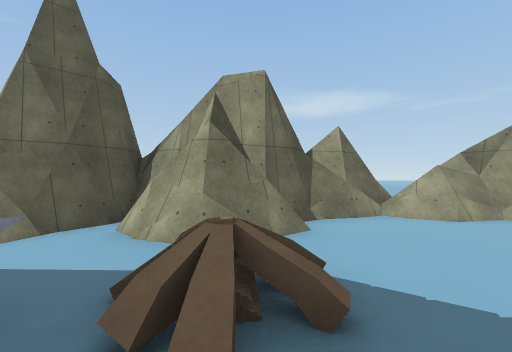
view 1 (above)

14 first-person views from a walk through a 3-D level made in the Unity game engine. The camera is 1.5 m above the floor, looks level and sees 90° across. The floor is counted in squares, 1.82 m on a side. Each view is taken from the middle of a square. On the plan, view 1 faces up. The plan holds only what a view shows up to about 10 squares ahead; the rest is blank. The place goes on beyond the plan. The player character is not drawn. Some surface patterns are stand-ins.

view 2
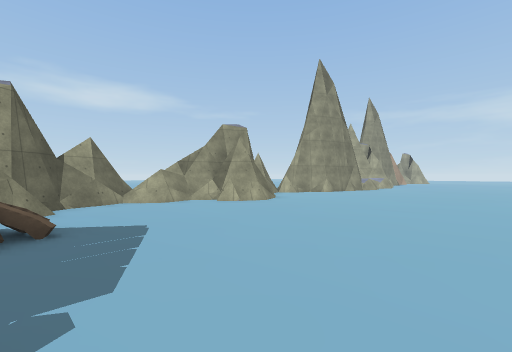

view 3
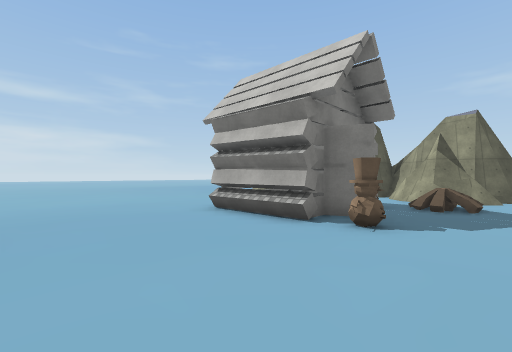

view 4
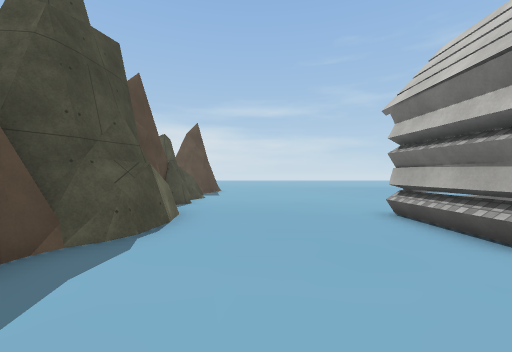

view 5
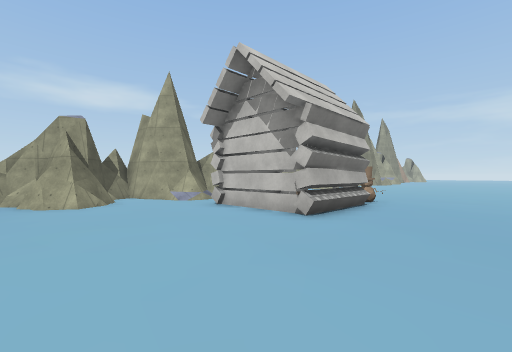

view 6
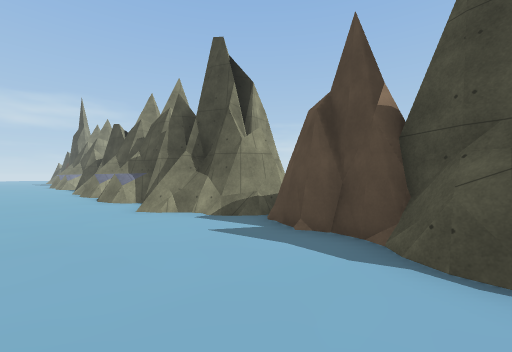

view 7
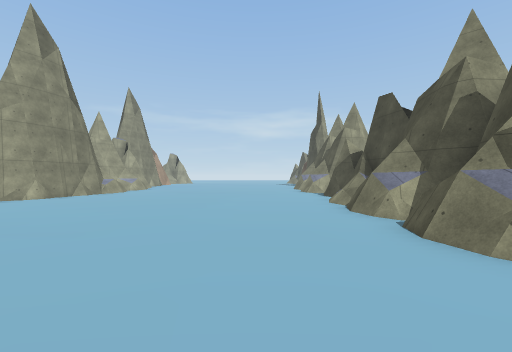

view 8
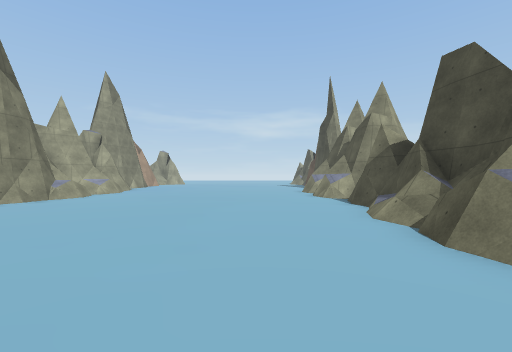

view 9
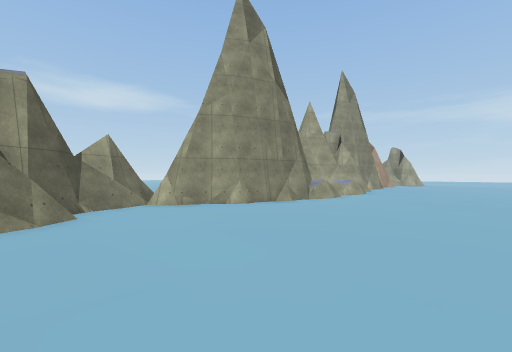

view 10
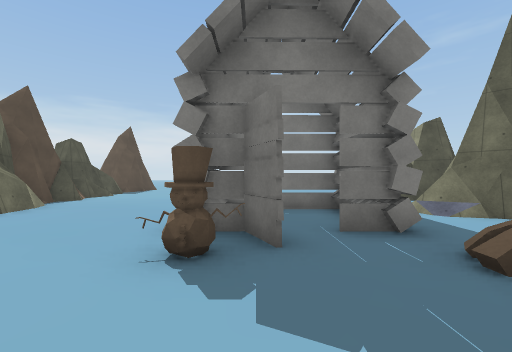

view 11
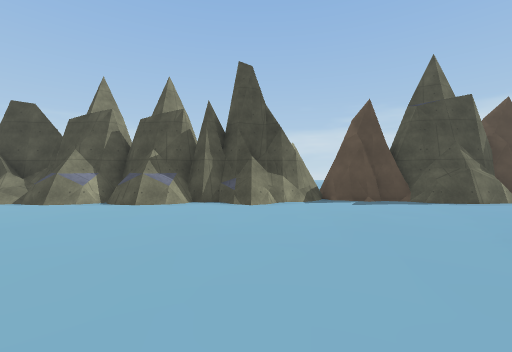

view 12
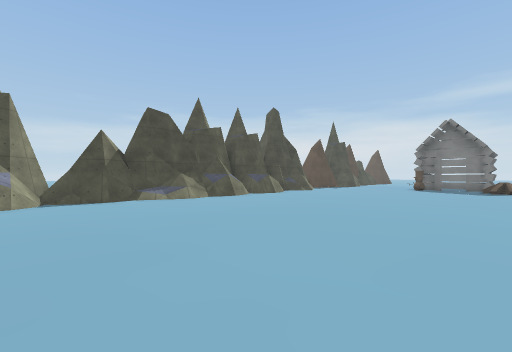

view 13
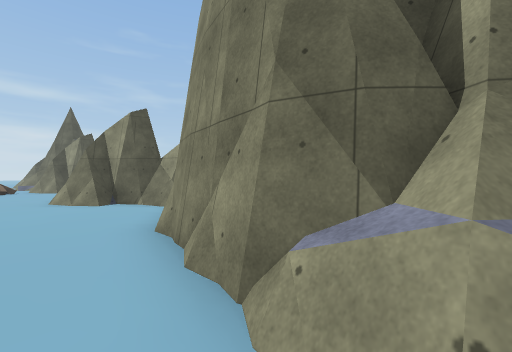

view 14
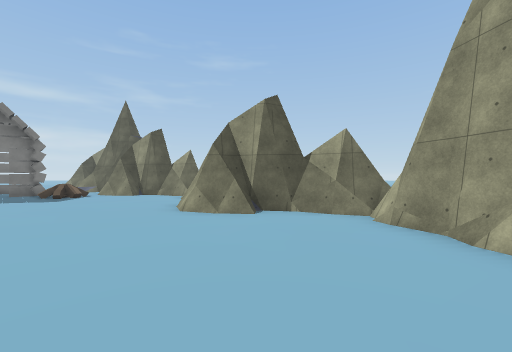

### Floor plan
Key: @ floor where view 1 was taken; # wall or solid block; . floor; / step, stairs or slope; = window, fence, low wall or low ledge; C cabin; O other object.
Columns run from 9 left of view 1 to 16 right of it. Each row starts with its distance up from view 1.
  6 ########   #=##   ###
  5 ############=######.##
  4 .##.######....=##=...#####
  3 .##..#=.//..............##
  2 ........./................
  1 .....CCC.O................
  0 .....C...@................
 -1 .....C.CC.................
 -2 .....CCCO.................
 -3 ..........................
 -4 ..........................
 -5 ..........................
 -6 ..........................
 -7 .=#.####...#############.#
 -8  ########O################
 -9   O      O#             #
-10          O

Where each view was taken, in squares from view 1:
view 1: 0 up, 0 right, facing up
view 2: 3 down, 0 right, facing up-right
view 3: 6 down, 1 right, facing up-left
view 4: 5 down, 1 right, facing left
view 5: 5 down, 9 left, facing up-right
view 6: 4 down, 3 left, facing down-right
view 7: 4 down, 3 right, facing right
view 8: 4 down, 6 right, facing right
view 9: 2 down, 7 right, facing up-right
view 10: 1 down, 2 right, facing left
view 11: 1 up, 3 right, facing down
view 12: 2 up, 16 right, facing down-left
view 13: 2 up, 16 right, facing up-left
view 14: 0 up, 12 right, facing up-left
